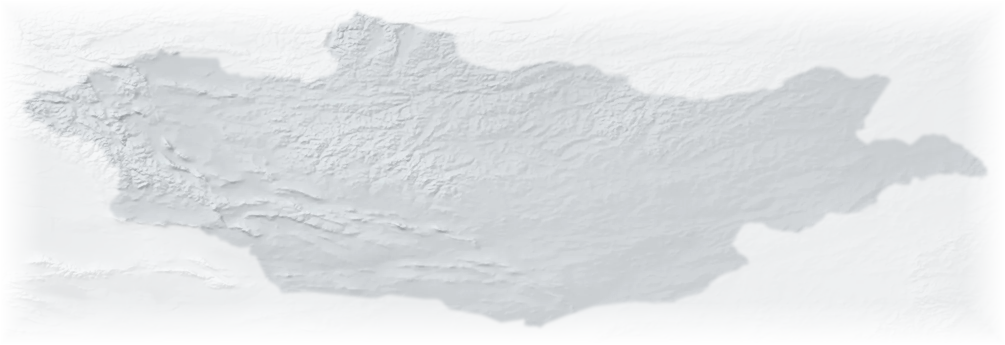
#> input picture frontend/dist/relief.webp, 2010 x 690 px (shown at 1/2 size)
$ python make_relief.py ../frontend/dist/relief.webp
#> lines starting #> are read from the running program, lines starting #| are printed output that depends on the picture
"""Crop a Natural Earth raster (plain lat/lon, world extent) to Mongolia, mask it by the country border,
and save frontend/public/relief.webp (alpha: 1 inside Mongolia, faint and fading outside).

Usage: python scripts/make_relief.py path/to/GRAY_50M_SR_W.tif [--scale 2] [--light 0.55]
--light blends the relief toward white (0 = untouched, 1 = white) so a grayscale raster reads as a quiet backdrop.
The output box must match RELIEF_BOUNDS in frontend/src/components/GeoMap.jsx.
"""
import json
import sys
from pathlib import Path
from PIL import Image, ImageDraw, ImageFilter

Image.MAX_IMAGE_PIXELS = None
BOX = (87.0, 41.0, 120.5, 52.5)  # lon_min, lat_min, lon_max, lat_max
ROOT = Path(__file__).resolve().parents[1]

src = Path(sys.argv[1])
scale = float(sys.argv[sys.argv.index('--scale') + 1]) if '--scale' in sys.argv else 1.0
img = Image.open(src)
#> img is the input picture: PIL image 2010x690 RGBA; mean R, G, B, A 206.3, 210.3, 213.5, 155.4
w, h = img.size
#> w = 2010; h = 690
crop = img.crop((round((BOX[0] + 180) / 360 * w), round((90 - BOX[3]) / 180 * h), round((BOX[2] + 180) / 360 * w), round((90 - BOX[1]) / 180 * h))).convert('RGB')
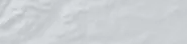
#> crop: PIL image 187x44 RGB; mean R, G, B 203.7, 207.7, 210.8
if scale != 1:
    crop = crop.resize((round(crop.width * scale), round(crop.height * scale)), Image.LANCZOS)
light = float(sys.argv[sys.argv.index('--light') + 1]) if '--light' in sys.argv else 0.0
if light:
    crop = Image.blend(crop, Image.new('RGB', crop.size, (255, 255, 255)), light)
    # Slight cool tint so the gray relief sits with the ink/paper palette.
    r, g, b = crop.split()
    crop = Image.merge('RGB', (r.point(lambda v: int(v * .965)), g.point(lambda v: int(v * .985)), b))
cw, ch = crop.size
#> cw = 187; ch = 44
to_px = lambda lon, lat: ((lon - BOX[0]) / (BOX[2] - BOX[0]) * cw, (BOX[3] - lat) / (BOX[3] - BOX[1]) * ch)

# Alpha: full inside the border, 35% just outside, fading to 0 at the crop edge.
#> (the run stopped early here; a loop or call above may not have finished)
